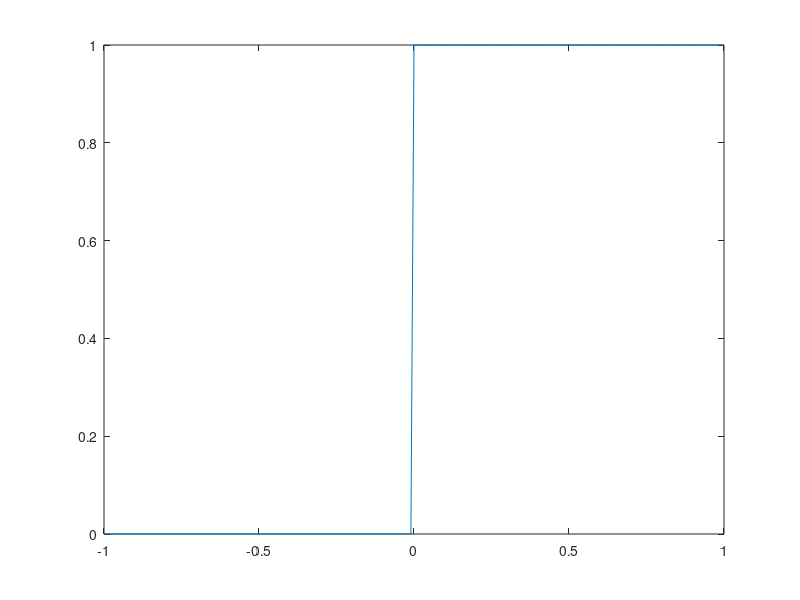

Write MATLAB code to recreate this figure.
%% Entregable
%% Paso unitario
%% Escalon unitario

t = (-1:0.01:1)';
impulso = t == 0;
step = t >= 0;
rampa = t.*step;
quad = t.^2.*step;
%plot(t, impulso)
plot(t, step)
% plot(t, rampa)
% plot(t, quad)